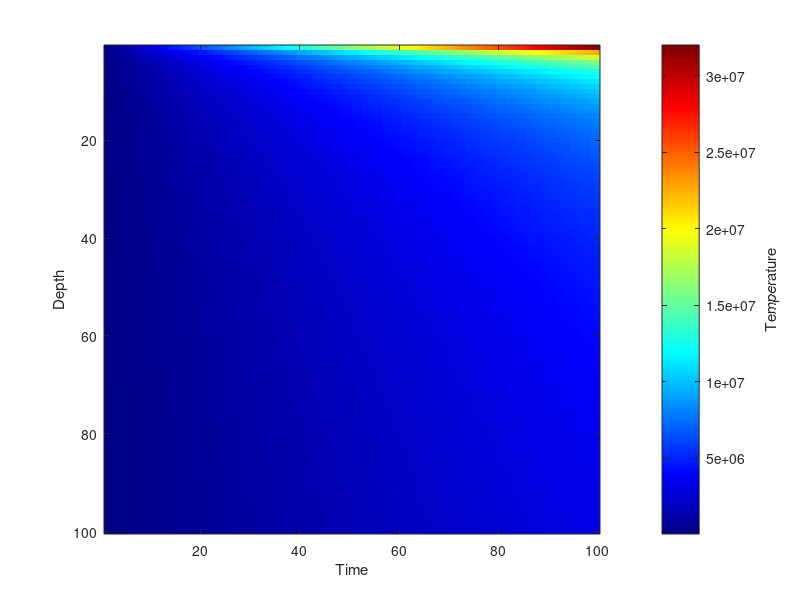

This chart was generated by the following MATLAB code: (Note: this script raises an error after producing the figure.)
%% HW #5 Seafloor Subsidence due to cooling (Nick G. & Josh E.)  
clear all 
clc
%% Part 1: A Model 
r = rectangle('Position',[1 2 13 10],'FaceColor','r');
axis([-2 16 0 15]);
text(0,12,'T1'); 
text(0,2,'T2');
text(7,1,'<--Infinity-->');
text(15,6,'<--Infinity-->','rotation',90);
h = text(-1,6,'Thickness (d)','rotation',90);
%% Step 2: Heat Flow 
% Q = -k((T2-T1)/d)
% Why does heat flow down in this equation? 
%% Step 3: Thermal Conductivities 
% Silver: 
% Magnesium: 
% Glass: 
% Rock:
% Wood:
%% Step 4: The heat transport eqaution 
%
%
%
%% Step 5: The conservation Equation
%
%
%
%
%% Part 2: Oceanic Lithospheric Cooling
%% Step 1: Setup the model domain and compute
% T(z,t) = T0 * erf(z/(2*sqrt(K*t)))
depthV = 1:100; 
timeV = 1:100; 
K = 1.0e-6;
T0 = 640;
% Now for two for loops
for ii = 1:100;
    
    for jj = 1:100;
        
     T(ii,jj) = T0 .* (ii./(2*sqrt(K*jj)));
    
    end
    
end
 
 imagesc(depthV,timeV,T);
 xlabel('Time [Ma]');
 ylabel('Depth [km]');
 c = colorbar;
 colormap( jet(200));
 ylabel(c,'Temperature');
 zlabel('Temperature');
 figure(1); 
 J = erf(T); 
 
 
%% Using the meshgrid() method

[x1,y1] = meshgrid(depthV,timeV);
Z = T0 .* (x1./(2*sqrt(K*y1)));
imagesc(depthV,timeV,Z);
V = erf(Z);
xlabel('Time');
ylabel('Depth');
c = colorbar;
colormap( jet(200));
ylabel(c,'Temperature');

%% Step 2: Analyze the model output
% Does your model make sense given the boundary conditions used to derive the solution?
% What controls the rate at which the temperature decays? (List all things you can think of.)
% How could we convert this model from age to distance from ridge axis?
% What would be a more appropriate boundary condition at T(z = 0) given what we know about the oceans?
% Is 640?C an appropriate value for the temperature at a mid-ocean ridge? Why or why not?
%% Part 3: Plate velocity and the depth of oceans
% Step 1: Load and plot sea-floor depth data
fields(Bath);
x = 'atlanticz';
y = 'atlanticx';
plot('atlanticz','atlanticx');




 
